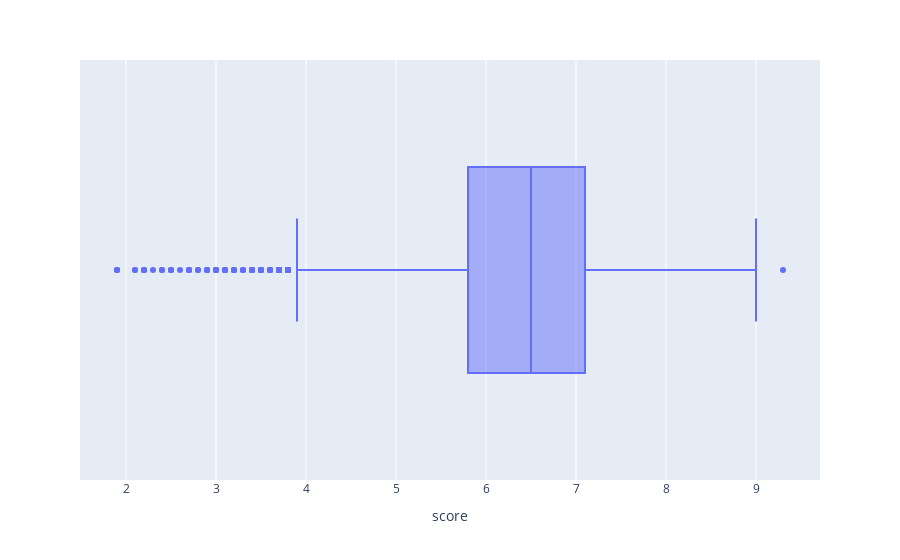

The notebook cell this image was saved under:
### Code cell
fig = px.box(data_frame=df, x=df["score"], 
hover_data=df[["name", "genre"]])
fig.update_traces(overwrite=False)

### Figure 1 — Plotly figure (JSON) as saved in the notebook; plotly's stock layout.template omitted (floating-point values rounded to 4 significant figures; data arrays with more than 128 entries replaced by an {"elided": "..."} marker saying what was removed)
{"data": [{"alignmentgroup": "True", "customdata": {"elided": "7668x2 str values"}, "hovertemplate": "score=%{x}<br>name=%{customdata[0]}<br>genre=%{customdata[1]}<extra></extra>", "legendgroup": "", "marker": {"color": "#636efa"}, "name": "", "notched": false, "offsetgroup": "", "orientation": "h", "showlegend": false, "type": "box", "x": {"elided": "7668 float values"}, "x0": " ", "xaxis": "x", "y0": " ", "yaxis": "y"}], "layout": {"boxmode": "group", "legend": {"tracegroupgap": 0}, "margin": {"t": 60}, "xaxis": {"anchor": "y", "domain": [0, 1], "title": {"text": "score"}}, "yaxis": {"anchor": "x", "domain": [0, 1]}}}
